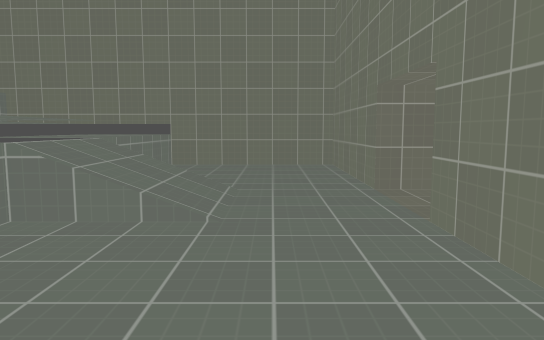
view 1 (above)

12 first-person views from a walk through a 3-D level made in the Godot game engine. The camera is 1.4 m above the floor, tilts 6° down and sees 70° across. The floor is counted in squares, 1 m on a side. Each view is taken from the middle of a square. On the plan, view 1 faces up. The plan holds only what a view shows up to about 16 squares ahead; the rest is blank. The place goes on beyond the plan. Surface patterns are stand-ins for the level's own textures.

view 2
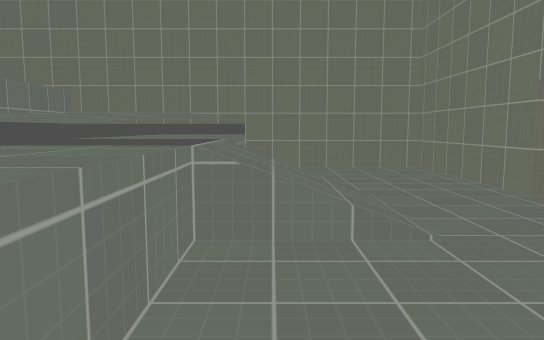

view 3
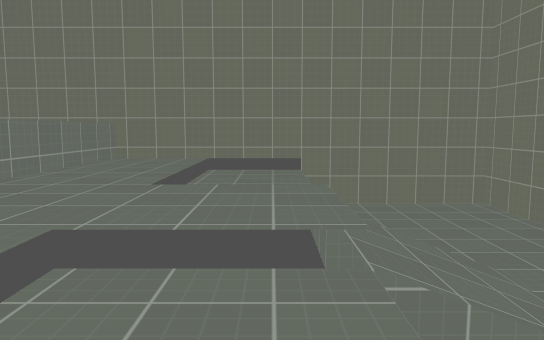

view 4
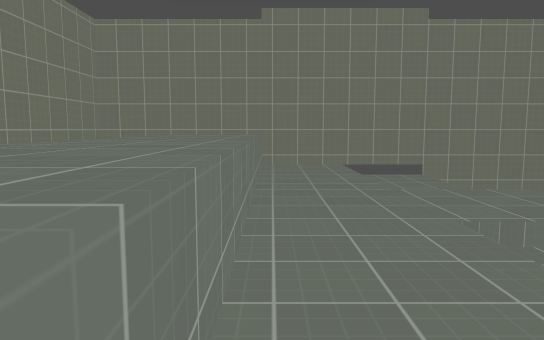

view 5
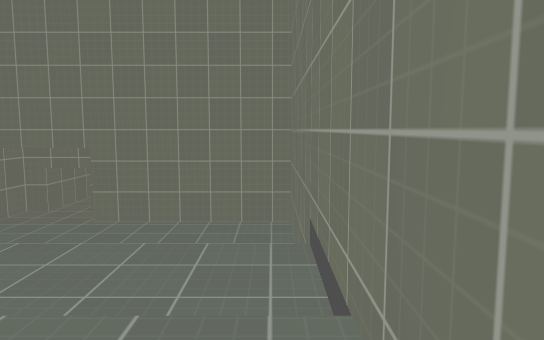

view 6
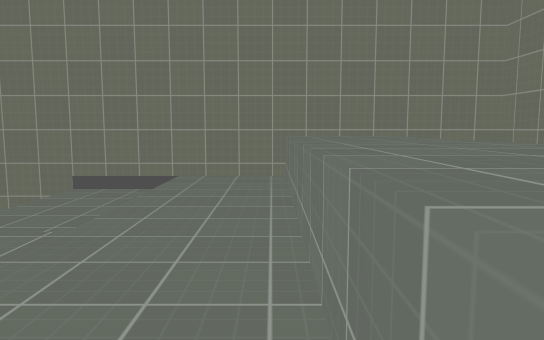

view 7
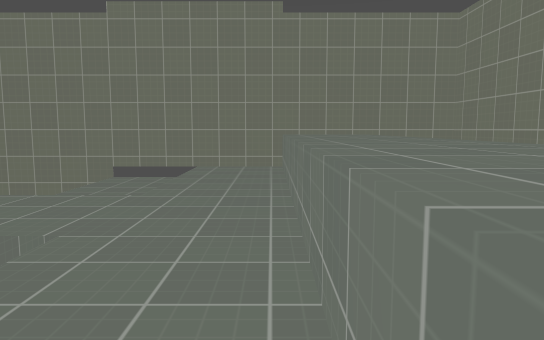

view 8
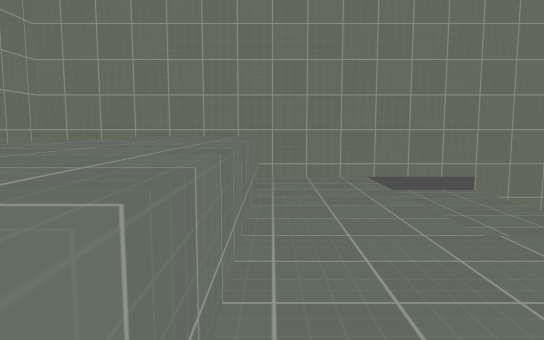

view 9
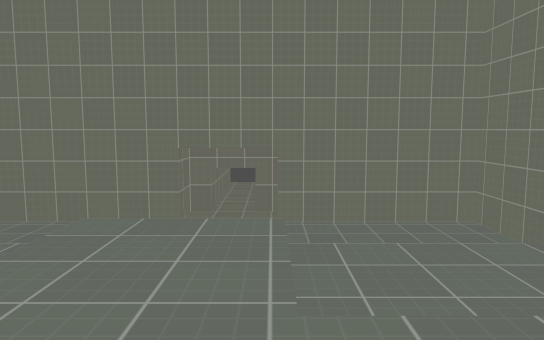

view 10
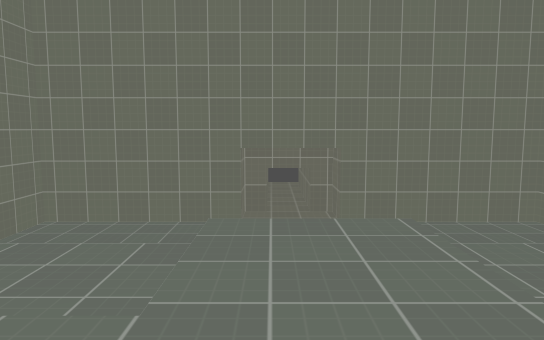

view 11
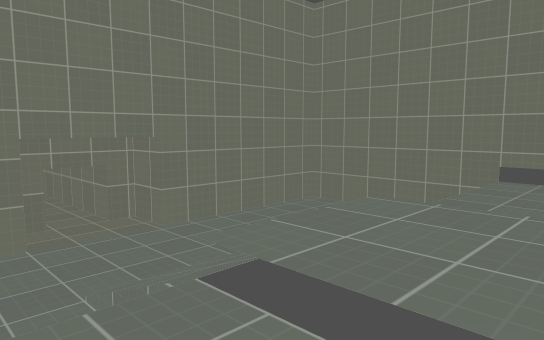

view 12
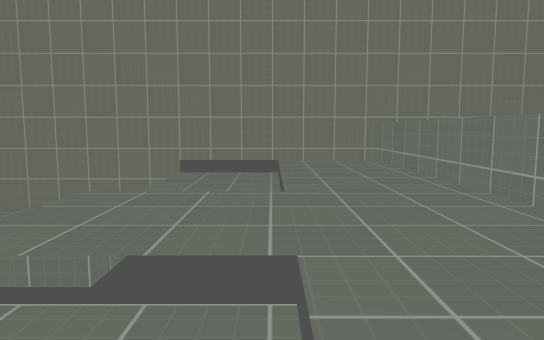

### Floor plan
Key: @ floor where view 1 was taken; # wall or solid block; . main floor; : floor 1.25 m higher than the main floor; + floor 1.5 m higher than the main floor; / step, stairs or slope; = window, fence, low wall or low ledge; ^ raised ledge.
Columns run from 13 left of view 1 to 4 right of it. Each row starts with its distance up from view 1.
 16 #################
 15 ^^^+++/::=......#
 14 ^^^+++/:::......#
 13 ^^^+++/:::......#
 12 ^^^+++/::: .....#
 11 ^^^+++/::: .....#
 10 ^^^+++/:::  ....#
  9 ^^^+++////=//...##
  8 ^^^++++++////....#
  7 ^^^++++++////....#
  6 ^^^+++///////...##
  5 ^^^+++/::/......#
  4 ^^^+++/:::......#
  3 ^^^+++/:::......#
  2 ^^^+++/::: .....#
  1 ^^^+++/:::.  ...#
  0 ^^^+++/::=   @..#
 -1 #################

Positions as (right, up) in squares from view 1, and headings:
1: (0, 0), facing up
2: (-3, 1), facing up
3: (-5, 2), facing up
4: (-10, 0), facing up
5: (-10, 0), facing right
6: (-10, 11), facing down
7: (-10, 14), facing down
8: (-10, 4), facing up
9: (-10, 6), facing right
10: (-10, 8), facing right
11: (-7, 11), facing down-right
12: (-7, 12), facing down
